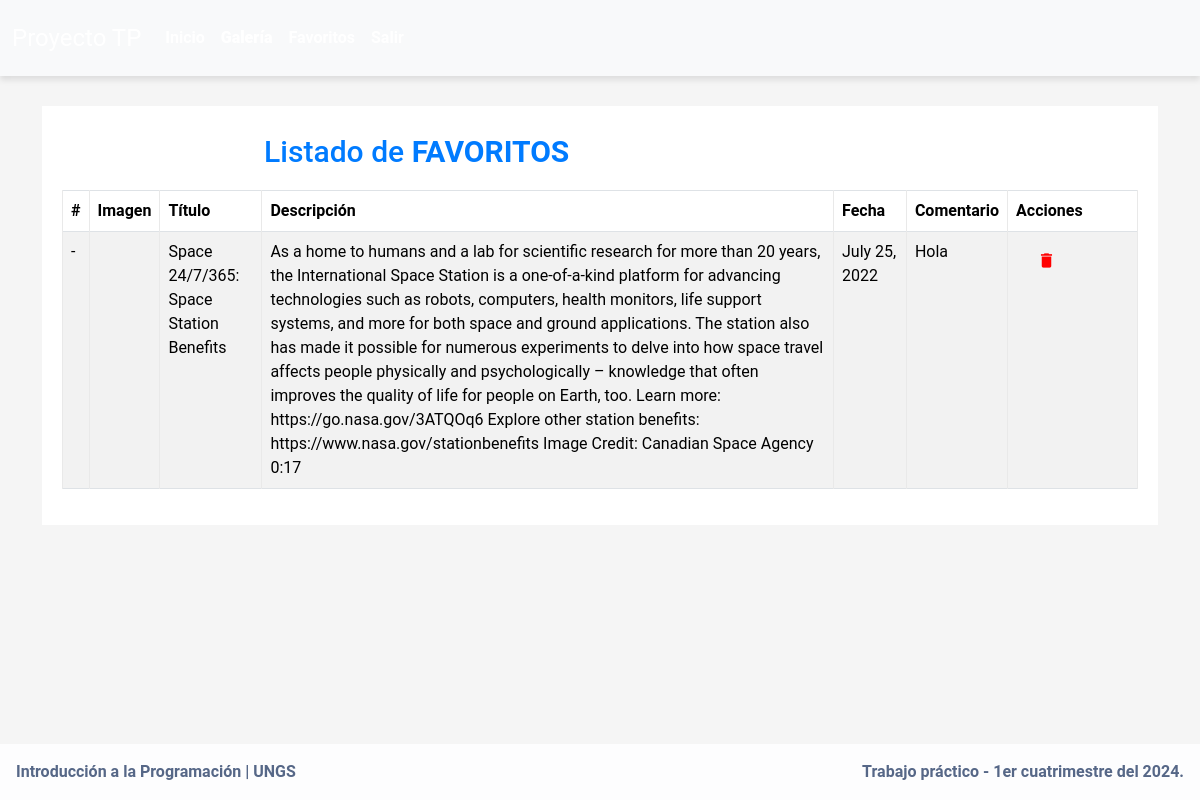
Page /favourites/ (signed in) on the committed database.
### nasa_image_gallery/models.py (models this page shows)
class Favourite(models.Model):
    title = models.CharField(max_length=200)
    description = models.TextField()
    image_url = models.TextField()
    date = models.DateField()
    comment = models.TextField(blank=True, null=True)
    user = models.ForeignKey(settings.AUTH_USER_MODEL, on_delete=models.CASCADE) # asociamos el favorito con el usuario en cuestión.
    class Meta:
        unique_together = ('user', 'title', 'description', 'image_url', 'date')

### nasa_image_gallery/views.py (the view)
# urls.py: path('favourites/', views.getAllFavouritesByUser, name='favoritos'),
@login_required
def getAllFavouritesByUser(request):
    favourite_list = services_nasa_image_gallery.getAllFavouritesByUser(request)
    return render(request, 'favourites.html', {'favourite_list': favourite_list})

### main/context_processors.py (called while the page is built)
def version(request):
    return {'VERSION': config.VERSION}

### nasa_image_gallery/layers/dao/repositories.py (called while the page is built)
def getAllFavouritesByUser(user):
    favouriteList = Favourite.objects.filter(user=user).values('id', 'title', 'description', 'image_url', 'date','comment')
    return list(favouriteList)

### nasa_image_gallery/layers/generic/mapper.py (called while the page is built)
def fromRepositoryIntoNASACard(repo_dict):
    nasa_card = NASACard(
                        id=repo_dict['id'],
                        title=repo_dict['title'],
                        description=repo_dict['description'],
                        image_url=repo_dict['image_url'],
                        date=repo_dict['date'],
                        comment=repo_dict['comment']
                )
    return nasa_card

### nasa_image_gallery/layers/services/services_nasa_image_gallery.py (called while the page is built)
def getAllFavouritesByUser(request):
    if not request.user.is_authenticated:
        return []
    else:
        user = get_user(request)
        favourite_list = repositories.getAllFavouritesByUser(user)# buscamos desde el repositorio TODOS los favoritos del usuario (variable 'user').
        mapped_favourites = []
        for favourite in favourite_list:
            nasa_card = mapper.fromRepositoryIntoNASACard(favourite) # transformamos cada favorito en una NASACard, y lo almacenamos en nasa_card.
            mapped_favourites.append(nasa_card)
        return mapped_favourites

### nasa_image_gallery/templates/favourites.html (shortened to what this page needs)
{% extends 'header.html' %} {% block content %}
<div class="container-xl">
    <div class="table-responsive">
        <div class="table-wrapper">
            <div class="table-title">
                <div class="row">
                    <div class="col-sm-8">
                        <h2>Listado de <strong>FAVORITOS</strong></h2>
                    </div>
                </div>
            </div>
            <table class="table table-striped table-hover table-bordered">
                <thead>
                    <tr>
                        <th>#</th>
                        <th>Imagen</th>
                        <th>Título </th>
                        <th>Descripción</th>
                        <th>Fecha </th>
                        <th>Comentario</th>
                        <th>Acciones</th>
                    </tr>
                </thead>
                <tbody>
                    {% for favorito in favourite_list %}
                    <tr>
                        <td>-</td>
                        <td><img src="{{ favorito.image_url }}" alt="" style="max-width: 200px; max-height: 200px;"></td>
                        <td>{{ favorito.title }}</td>
                        <td>{{ favorito.description }}</td>
                        <td>{{ favorito.date }}</td>
                        {% if favorito.comment %}
                        <td> {{ favorito.comment }}</td>
                        {% else %}
                        <td> </td>
                        {% endif %}
                        <td>
                            <form method="post" action="{% url 'borrar-favorito' %}">
                                <button type="submit" class="btn" style="color:red"><i class="material-icons">&#xE872;</i></button>
                            </form>
                        </td>
                    </tr>
                    {% endfor %}
                </tbody>
            </table>
        </div>
    </div>
</div>
{% endblock %}

### static/styles.css (style rules this page uses)
body { color: #566787; background: #f5f5f5; font-family: 'Roboto', sans-serif; }
.btn { padding: 10px 20px; border-radius: 5px; text-decoration: none; cursor: pointer; }
.table-responsive { margin: 30px 0; }
.table-wrapper { min-width: 1000px; background: #fff; padding: 20px; box-shadow: 0 1px 1px rgba(0, 0, 0, .05); }
.table-title { padding-bottom: 10px; margin: 0 0 10px; min-width: 100%; }
.table-title h2 { margin: 8px 0 0; font-size: 30px; color: #007bff; }
table.table tr th, table.table tr td { border-color: #e9e9e9; }
table.table-striped tbody tr:nth-of-type(odd) { background-color: #fcfcfc; }
table.table td:last-child { width: 130px; }
table.table td i { font-size: 19px; }
h1, h2 { text-align: center; }

### rows in the picture
Favourite: title "Space 24/7/365: Space Station Benefits", description "As a home to humans and a lab for scientific research for more than 20 years, the International Space Station is a one-of-a-kind platform for advancing technologies such as robots, computers, health monitors, life support systems, and more for both space and ground applications. The station also has made it possible for numerous experiments to delve into how space travel affects people physically and psychologically – knowledge that often improves the quality of life for people on Earth, too. Learn more: https://go.nasa.gov/3ATQOq6 Explore other station benefits: https://www.nasa.gov/stationbenefits Image Credit: Canadian Space Agency 0:17", date "July 25, 2022", comment "Hola"

### other values in the picture
{{ VERSION }} "Trabajo práctico - 1er cuatrimestre del 2024."
